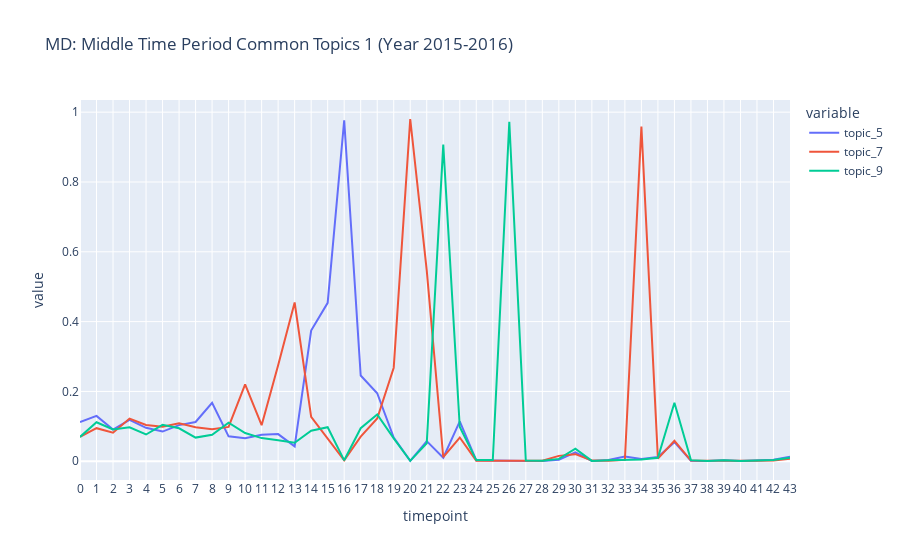

Source (notebook cell):
### Markdown cell above
## MD: Middle Time Period Common Topics 1 (Year 2015-2016)

### Code cell
fig = px.line(md_dtm_td, x="timepoint", y=['topic_5', 'topic_7', 'topic_9'],
              title='MD: Middle Time Period Common Topics 1 (Year 2015-2016)')
fig.update_xaxes(
    dtick="M1",
    tickformat="%b %d",
    ticklabelmode="period")
fig.show()

### Figure 1 — Plotly figure (JSON) as saved in the notebook; plotly's stock layout.template omitted (floating-point values rounded to 4 significant figures)
{"data": [{"hovertemplate": "variable=topic_5<br>timepoint=%{x}<br>value=%{y}<extra></extra>", "legendgroup": "topic_5", "line": {"color": "#636efa", "dash": "solid"}, "marker": {"symbol": "circle"}, "mode": "lines", "name": "topic_5", "orientation": "v", "showlegend": true, "type": "scatter", "x": [0, 1, 2, 3, 4, 5, 6, 7, 8, 9, 10, 11, 12, 13, 14, 15, 16, 17, 18, 19, 20, 21, 22, 23, 24, 25, 26, 27, 28, 29, 30, 31, 32, 33, 34, 35, 36, 37, 38, 39, 40, 41, 42, 43], "xaxis": "x", "y": [0.1125, 0.13, 0.09058, 0.1186, 0.09591, 0.08505, 0.1035, 0.1125, 0.1676, 0.07136, 0.06589, 0.07609, 0.07776, 0.04266, 0.3744, 0.4537, 0.9769, 0.2456, 0.1949, 0.06802, 0.0009152, 0.05758, 0.009967, 0.114, 0.002628, 0.001493, 0.001822, 0.001058, 0.001068, 0.003943, 0.0256, 0.0008776, 0.003453, 0.01366, 0.006407, 0.01211, 0.05472, 0.00169, 0.0009189, 0.002875, 0.0008673, 0.00195, 0.004249, 0.01275], "yaxis": "y"}, {"hovertemplate": "variable=topic_7<br>timepoint=%{x}<br>value=%{y}<extra></extra>", "legendgroup": "topic_7", "line": {"color": "#EF553B", "dash": "solid"}, "marker": {"symbol": "circle"}, "mode": "lines", "name": "topic_7", "orientation": "v", "showlegend": true, "type": "scatter", "x": [0, 1, 2, 3, 4, 5, 6, 7, 8, 9, 10, 11, 12, 13, 14, 15, 16, 17, 18, 19, 20, 21, 22, 23, 24, 25, 26, 27, 28, 29, 30, 31, 32, 33, 34, 35, 36, 37, 38, 39, 40, 41, 42, 43], "xaxis": "x", "y": [0.06982, 0.09478, 0.08189, 0.1222, 0.1038, 0.09887, 0.1089, 0.09729, 0.09202, 0.09839, 0.2203, 0.1032, 0.2749, 0.4548, 0.1271, 0.06356, 0.002762, 0.07045, 0.1224, 0.268, 0.9804, 0.5469, 0.01155, 0.06804, 0.001722, 0.001705, 0.001928, 0.002754, 0.001446, 0.01539, 0.02031, 0.001965, 0.001805, 0.004345, 0.9589, 0.007574, 0.05876, 0.001987, 0.001192, 0.002465, 0.001492, 0.001735, 0.002402, 0.007062], "yaxis": "y"}, {"hovertemplate": "variable=topic_9<br>timepoint=%{x}<br>value=%{y}<extra></extra>", "legendgroup": "topic_9", "line": {"color": "#00cc96", "dash": "solid"}, "marker": {"symbol": "circle"}, "mode": "lines", "name": "topic_9", "orientation": "v", "showlegend": true, "type": "scatter", "x": [0, 1, 2, 3, 4, 5, 6, 7, 8, 9, 10, 11, 12, 13, 14, 15, 16, 17, 18, 19, 20, 21, 22, 23, 24, 25, 26, 27, 28, 29, 30, 31, 32, 33, 34, 35, 36, 37, 38, 39, 40, 41, 42, 43], "xaxis": "x", "y": [0.06982, 0.1118, 0.09118, 0.09733, 0.07668, 0.1045, 0.09445, 0.06775, 0.07581, 0.1105, 0.0807, 0.06635, 0.06025, 0.05295, 0.08744, 0.0974, 0.002647, 0.09457, 0.1338, 0.06547, 0.001278, 0.05165, 0.9069, 0.09825, 0.003333, 0.003293, 0.9725, 0.00235, 0.001143, 0.006834, 0.03589, 0.001023, 0.003078, 0.002961, 0.004844, 0.009901, 0.1675, 0.003173, 0.000737, 0.002977, 0.001024, 0.002381, 0.003923, 0.01001], "yaxis": "y"}], "layout": {"legend": {"title": {"text": "variable"}, "tracegroupgap": 0}, "title": {"text": "MD: Middle Time Period Common Topics 1 (Year 2015-2016)"}, "xaxis": {"anchor": "y", "domain": [0, 1], "dtick": "M1", "tickformat": "%b %d", "ticklabelmode": "period", "title": {"text": "timepoint"}}, "yaxis": {"anchor": "x", "domain": [0, 1], "title": {"text": "value"}}}}
